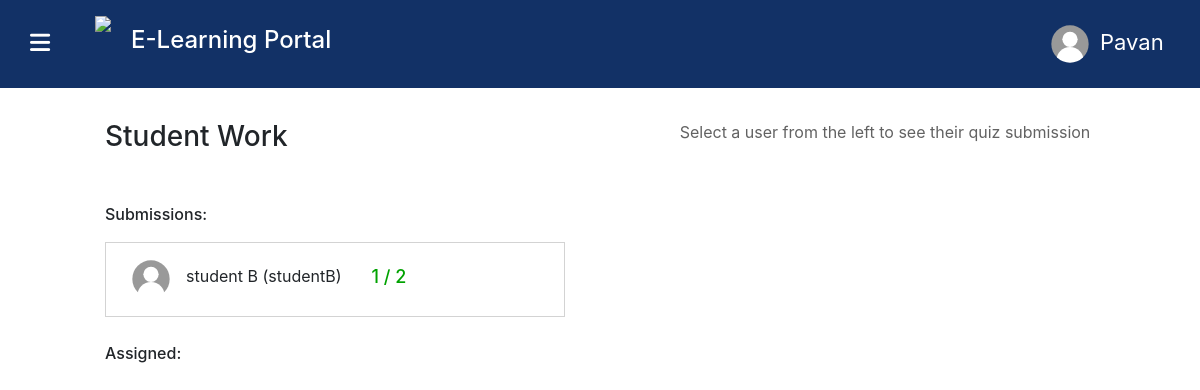
Page /ViewClassroom/730F612C/quizzes/viewQuiz/2 (signed in) on the committed database.
### educationPortal/models.py (models this page shows)
class User(AbstractUser):
    userType = models.CharField(max_length=20, default="student")
    profile_pic = models.ImageField(
        null=True, blank=True, default="blankUserIcon.svg")

class QuizSubmission(models.Model):
    user = models.ForeignKey(User, null=True, on_delete=models.CASCADE)
    date = models.DateField(null=True)
    grade = models.IntegerField(default=0)
    answers = models.ManyToManyField(MCanswer, blank=True)

class Quiz(models.Model):
    name = models.CharField(max_length=1000, default="Untitled Quiz")
    submissions = models.ManyToManyField(QuizSubmission, blank=True)
    questions = models.ManyToManyField(MultipleChoiceQuestion, blank=True)
    duedate = models.DateTimeField(null=True)
    classroom = models.ForeignKey(
        Classroom, null=True, on_delete=models.CASCADE)

### educationPortal/views.py (the view)
# urls.py: path("ViewClassroom/<str:code>/quizzes/viewQuiz/<int:id>",
def viewQuiz(request, code, id):
    classroom = Classroom.objects.get(code=code)
    quiz = Quiz.objects.get(id=id)
    allSubmissions = quiz.submissions.all()
    allUserNamesSubmitted = quiz.submissions.values(
        'user__username')  # all usersnames who have submitted
    non_submitters = classroom.students.exclude(
        username__in=allUserNamesSubmitted)  # students who haven't submitted
    answersArray = []
    for sub in allSubmissions:
        answersArray.append(list(sub.answers.values_list('answer', flat=True)))
    print(answersArray)
    submission = quiz.submissions.get(user=request.user) if quiz.submissions.filter(
        user=request.user).exists() else None
    answers = None
    correctanswers = None
    correctanswers = list(
        quiz.questions.values_list('correctOption', flat=True))
    if submission:
        answers = list(submission.answers.values_list('answer', flat=True))
    return render(request, "educationPortal/ViewQuiz.html", {
        "class": classroom,
        "quiz": quiz,
        "submission": submission,
        "allSubmissions": allSubmissions,  # teacher stuff
        "non_submitters": non_submitters,  # teacher stuff
        "answers": answers,
        "correctanswers": correctanswers,  # teacher and student stuff
        "answersArray": answersArray
    })

### educationPortal/templates/educationPortal/ViewQuiz.html (shortened to what this page needs)
{% load static %}
<!DOCTYPE html>
<html lang="en">
<head>
    <link rel="stylesheet" href="https://stackpath.bootstrapcdn.com/bootstrap/4.4.1/css/bootstrap.min.css"
>
    <link href="{% static 'educationPortal/styles.css' %}" rel="stylesheet">
    <link href="{% static 'educationPortal/ClassView.css' %}" rel="stylesheet">
    <link href="{% static 'educationPortal/conversations.css' %}" rel="stylesheet">
    <link href="{% static 'educationPortal/assignments.css' %}" rel="stylesheet">
    <link href="{% static 'educationPortal/quizzes.css' %}" rel="stylesheet">
    <link href="{% static 'educationPortal/viewAssignment.css' %}" rel="stylesheet">
    <link href="{% static 'educationPortal/viewQuiz.css' %}" rel="stylesheet">
</head>
<body>
    <header class="mainHeader">
        <div style="display: flex; align-items: center;">
            <div id="menuBars">
                <i class="fas fa-bars menuBars"></i>
            </div>
                        <img src="{% static 'educationPortal/Icons/Logo.svg' %}" style="height: 7vh; margin-right: 20px; color: orange; margin-left: 20px;"
                            class="logo">
            <h4 class="title">E-Learning Portal</h4>
        </div>
        <div class="headerItems">
            <button class="profileButton" onclick="profilePopUp()">
                {% if user.profile_pic %}
                <img src="{{user.profile_pic.url}}" width="40px" height="40px" style="border-radius: 50%;">
                {% else %}
                <img src="/images/blankUserIcon.svg" width="40px" height="40px" style="border-radius: 50%;">
                {% endif %}
                <p class="profileButtonText">{{user.first_name}}</p>
            </button>
        </div>
    </header>
    {% if user == class.teacher %}
        <br>
        <br>
        <br>
        <div class="container">
            <div class="row">
                <div class="col">
                    <h3 style="padding-left: 5vw; padding-top: 6vh; margin-bottom: 0; padding-bottom: 0;">Student Work</h3>
                    <div class="Submissions">
                        <div style="display: flex; flex-direction: column;">
                            <p style="font-weight: 500;">Submissions:</p>
                            {% for s in allSubmissions %}
                            <div class="submissionItem" id="submission:{{forloop.counter}}" onclick="teacherViewQuiz('{{s.user.username}}:{{forloop.counter0}}', this, '{{answersArray}}', '{{correctanswers}}', '{{forloop.counter0}}')">
                                {% if s.user.profile_pic %}
                                <img src="{{s.user.profile_pic.url}}" width="40px" height="40px" style="border-radius: 50%;">
                                {% else %}
                                <img src="/images/blankUserIcon.svg" width="40px" height="40px" style="border-radius: 50%;">
                                {% endif %}
                                <p style="padding-left: 15px; padding-top: 10px;">{{s.user.first_name}} {{s.user.last_name}}
                                    ({{s.user.username}})</p>
                                {% if s.grade >= 0 %}
                                <p class="currentGradeTextList">{{s.grade}} / {{quiz.questions.count}}</p>
                                {% endif %}
                            </div>
                            {% endfor %}
                            <br>
                            <p style="font-weight: 500;">Assigned:</p>
                        </div>
                    </div>
                </div>
                <div class="col">
                    <br>
                    <br>
                    <div id="message" style="display: flex; justify-content: center; color: rgb(98, 98, 98);">
                        <p>Select a user from the left to see their quiz submission</p>
                    </div>
                </div>
            </div>
        </div>
    {% endif %}
    <div class="greyBackground">
    </div>
</body>
</html>

### educationPortal/static/educationPortal/styles.css (style rules this page uses)
body { padding: 0px; margin: 0; }
.mainHeader { display: flex; background: #123166; min-height: 11vh; display: flex; justify-content: space-around; align-items: center; color: white; position: fixed; width: 100%; z-index: 6; }
.title { width: 250px; }
.headerItems { display: flex; align-items: center; width: 80%; align-items: center; justify-content: flex-end; }
.menuBars { width: 10px; font-size: 23px; margin-right: 35px; transition: 0.2s; margin-left: 30px; }
.greyBackground { z-index: -1; top: 0; right: 0; bottom: 0; left: 0; background-color: transparent; position: fixed; transition: 0.4s; }
.profileButton { display: flex; justify-content: center; align-items: center; background: none; color: white; outline: none; border: none; font-size: 22px; max-width: 150px; max-height: 45px; transition: 0.3s; margin-right: 80px; }
.profileButtonText { padding-top: 12px; padding-left: 10px; max-width: 2vw; }
.logo { height: 7vh; margin-right: 10px; color: orange; margin-left: 20px; }

### educationPortal/static/educationPortal/conversations.css (style rules this page uses)
body { overflow: hidden; }

### educationPortal/static/educationPortal/viewAssignment.css (style rules this page uses)
body { overflow-y: auto; }
.Submissions { padding-left: 5vw; padding-top: 6vh; }
.Submissions { max-height: 70vh; overflow-y: auto; width: 100%; }
.submissionItem { display: flex; align-items: center; background: #ffffff; padding: 10px; padding-left: 25px; border: 0.5px solid lightgray; transition: 0.2s; margin-right: 20px; outline: 1px solid transparent; }
.currentGradeTextList { color: rgb(0, 162, 0); font-weight: 500; padding-left: 30px; padding-top: 10px; font-size: large; }

### rows in the picture
User: first_name "Pavan"
QuizSubmission: user.first_name "student", user.last_name "B", user.username "studentB", grade "1"
Quiz: questions.count "2"
